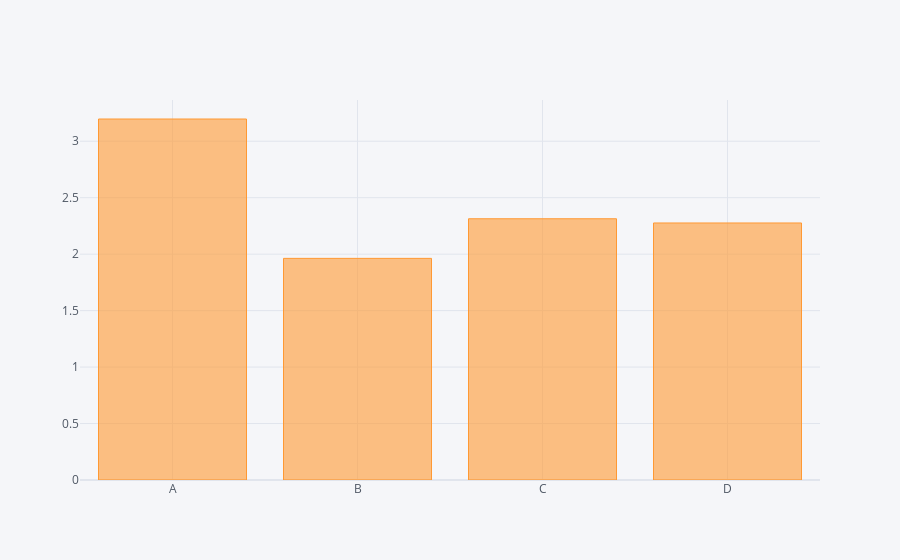

The notebook cell this image was saved under:
### Code cell
df.max().iplot(kind='bar')

### Figure 1 — Plotly figure (JSON) as saved in the notebook; plotly's stock layout.template omitted (floating-point values rounded to 4 significant figures)
{"data": [{"marker": {"color": "rgba(255, 153, 51, 0.6)", "line": {"color": "rgba(255, 153, 51, 1.0)", "width": 1}}, "name": "None", "orientation": "v", "text": "", "type": "bar", "x": ["A", "B", "C", "D"], "y": [3.197, 1.963, 2.314, 2.276]}], "layout": {"legend": {"bgcolor": "#F5F6F9", "font": {"color": "#4D5663"}}, "paper_bgcolor": "#F5F6F9", "plot_bgcolor": "#F5F6F9", "title": {"font": {"color": "#4D5663"}}, "xaxis": {"gridcolor": "#E1E5ED", "showgrid": true, "tickfont": {"color": "#4D5663"}, "title": {"font": {"color": "#4D5663"}, "text": ""}, "zerolinecolor": "#E1E5ED"}, "yaxis": {"gridcolor": "#E1E5ED", "showgrid": true, "tickfont": {"color": "#4D5663"}, "title": {"font": {"color": "#4D5663"}, "text": ""}, "zerolinecolor": "#E1E5ED"}}}
